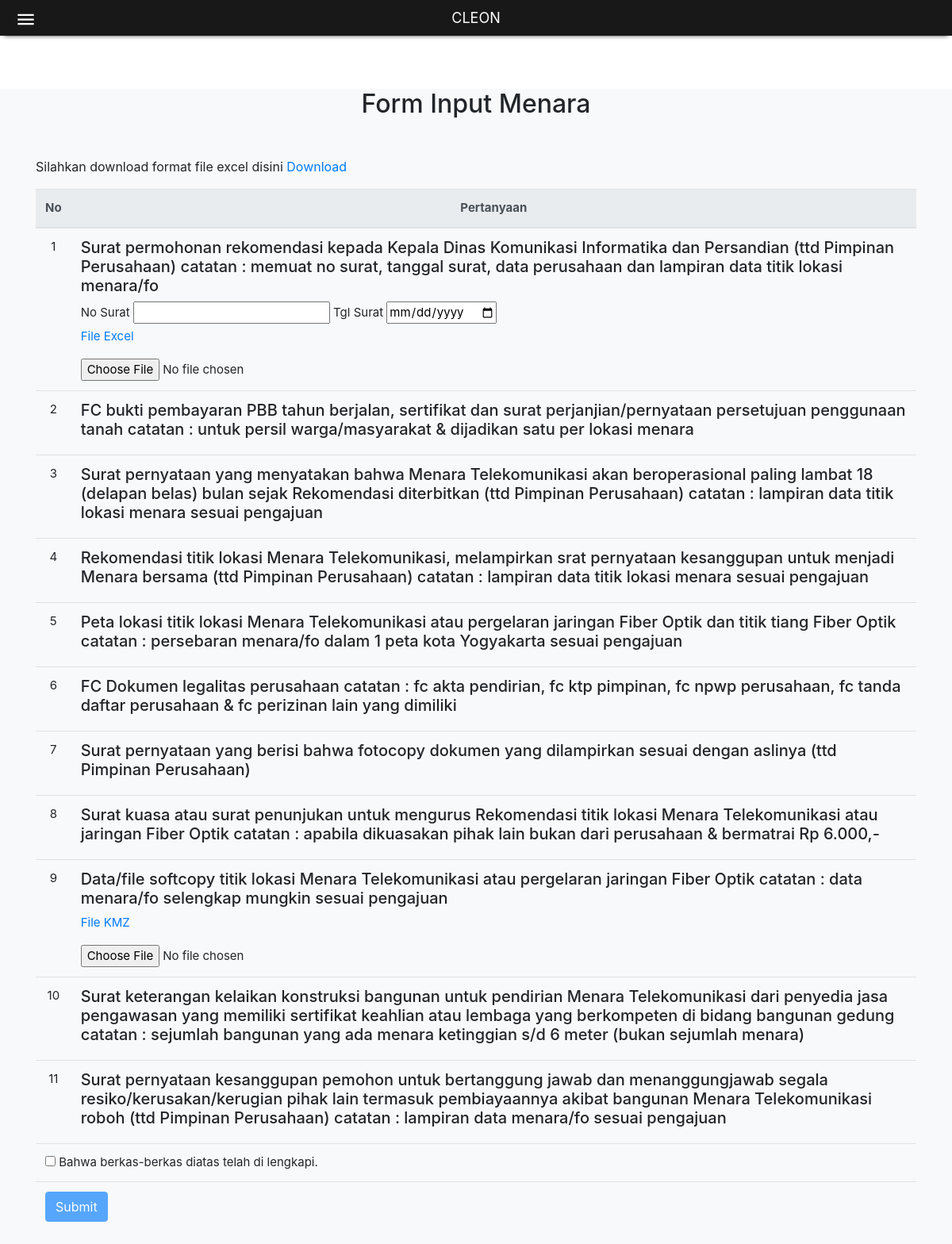
The app's page /user/form_input_lokasi.php (signed in) with its own data.
### tables this page shows
CREATE TABLE `tb_soal` (
  `id` int(11) NOT NULL,
  `soal` text NOT NULL,
  `kategori` enum('menara','fiber optik') NOT NULL,
  `id_tipe` varchar(20) NOT NULL
);

### user/form_input_lokasi.php (the view, shortened to what this page needs)
<?php
include '../koneksi/koneksi.php';
?>
<!DOCTYPE html>
<html lang="en" >
<head>
  <link href="../admin/boostrap/vendor/fontawesome-free/css/all.min.css" rel="stylesheet" type="text/css">
  <link rel="stylesheet" href="../admin/boostrap/leaflet/leaflet.css">
  <link href="../admin/boostrap/vendor/datatables/dataTables.bootstrap4.css" rel="stylesheet">
  <link href="../admin/boostrap/css/sb-admin.css" rel="stylesheet">
  <link rel="stylesheet" href="https://cdnjs.cloudflare.com/ajax/libs/normalize/5.0.0/normalize.min.css">
  <link rel="stylesheet" href="boostrap/dist/style.css">
  <link href="../admin/boostrap/vendor/fontawesome-free/css/all.min.css" rel="stylesheet">
    <link rel="stylesheet" href="https://maxcdn.bootstrapcdn.com/bootstrap/4.0.0/css/bootstrap.min.css">
    <link href="boostrap2/dist/css/smart_wizard.css" rel="stylesheet" type="text/css" />
    <link href="boostrap2/dist/css/smart_wizard_theme_circles.css" rel="stylesheet" type="text/css" />
    <link href="boostrap2/dist/css/smart_wizard_theme_arrows.css" rel="stylesheet" type="text/css" />
    <link href="boostrap2/dist/css/smart_wizard_theme_dots.css" rel="stylesheet" type="text/css" />
</head>
<body>
<nav class="navbar navbar-light bg-light static-top">
<ul class="nav-mobile check">
  <li>CLEON</li>
  <li class="menu-container">
    <label for="menu-toggle" class="menu-button">
      <svg class="icon-open" viewBox="0 0 24 24"><path d="M3 18h18v-2H3v2zm0-5h18v-2H3v2zm0-7v2h18V6H3z"></path></svg>
    </label>
  </li>
</ul>
</nav>
<br /><br />
 <section class="features-icons bg-light" id="input_lokasi">
    <div class="container">
      <h2 class="mb-5 text-center">Form Input Menara</h2>
      <div class="row">
          <div class="container-fluid">
             <form name="myForm" id="myForm" action="" method="post" enctype="multipart/form-data">
            <p>Silahkan download format file excel disini <a href="../Upload.xls" required="">Download</a></p>
        <table class="table">
          <thead class="thead-light">
            <tr>
              <th><center>No</center></th>
              <th><center>Pertanyaan</center></th>
            </tr>
          </thead>
          <tbody>
            <?php
              $query=mysqli_query($config,"SELECT * FROM tb_soal WHERE kategori='menara'");
              $no = 1;
              while($soal=mysqli_fetch_array($query)){
              ?>
            <tr>
              <td><center><?php echo $no++ ?></center></td>
              <td>
                <?php if($soal['id_tipe']==1){?>
                  <h5><?php echo $soal['soal']; ?></h5>
                  <p class="text-primary">File KMZ</p>
                  <input type="file" name="files" required="">
              <?php }elseif($soal['id_tipe']==2){ ?>
                  <h5><?php echo $soal['soal']; ?></h5>
                  <label>No Surat</label>
                  <input type="text" name="no_surat" required="">
                   <label>Tgl Surat</label>
                    <input type="date" name="tgl_surat" required="">
                  <p class="text-primary">File Excel</p>
                  <input type="file" name="file" required="">
              <?php } else{ ?>
              <h5><?php echo $soal['soal'];  ?></h5>
            <?php } ?>
              </td>
            </tr>
          <?php
           }?>
            <tr>
              <td colspan="2"><input type="checkbox" name="soal[]" value="Tidak" title="Tidak" required=""  onchange="document.getElementById('submit').disabled = !this.checked;" <?php  ?>> Bahwa berkas-berkas diatas telah di lengkapi.</td>
            </tr>
            <tr>
              <td colspan="2">
              <button type="submit" class="btn btn-primary" name="submit" id="submit" disabled="true">Submit</button>
              </td>
            </tr>
          </tbody>
        </form>
      </div>
      </div>
    </div>
  </section>
</body>
</html>

### records on screen
tb_soal: soal "Surat permohonan rekomendasi kepada Kepala Dinas Komunikasi Informatika dan Persandian (ttd Pimpinan Perusahaan) catatan : memuat no surat, tanggal surat, data perusahaan dan lampiran data titik lokasi menara/fo"
tb_soal: soal "FC bukti pembayaran PBB tahun berjalan, sertifikat dan surat perjanjian/pernyataan persetujuan penggunaan tanah catatan : untuk persil warga/masyarakat & dijadikan satu per lokasi menara"
tb_soal: soal "Surat pernyataan yang menyatakan bahwa Menara Telekomunikasi akan beroperasional paling lambat 18 (delapan belas) bulan sejak Rekomendasi diterbitkan (ttd Pimpinan Perusahaan) catatan : lampiran data titik lokasi menara sesuai pengajuan"
tb_soal: soal "Rekomendasi titik lokasi Menara Telekomunikasi, melampirkan srat pernyataan kesanggupan untuk menjadi Menara bersama (ttd Pimpinan Perusahaan) catatan : lampiran data titik lokasi menara sesuai pengajuan"
tb_soal: soal "Peta lokasi titik lokasi Menara Telekomunikasi atau pergelaran jaringan Fiber Optik dan titik tiang Fiber Optik catatan : persebaran menara/fo dalam 1 peta kota Yogyakarta sesuai pengajuan"
tb_soal: soal "FC Dokumen legalitas perusahaan catatan : fc akta pendirian, fc ktp pimpinan, fc npwp perusahaan, fc tanda daftar perusahaan & fc perizinan lain yang dimiliki"
tb_soal: soal "Surat pernyataan yang berisi bahwa fotocopy dokumen yang dilampirkan sesuai dengan aslinya (ttd Pimpinan Perusahaan)"
tb_soal: soal "Surat kuasa atau surat penunjukan untuk mengurus Rekomendasi titik lokasi Menara Telekomunikasi atau jaringan Fiber Optik catatan : apabila dikuasakan pihak lain bukan dari perusahaan & bermatrai Rp 6.000,-"
tb_soal: soal "Data/file softcopy titik lokasi Menara Telekomunikasi atau pergelaran jaringan Fiber Optik catatan : data menara/fo selengkap mungkin sesuai pengajuan"
tb_soal: soal "Surat keterangan kelaikan konstruksi bangunan untuk pendirian Menara Telekomunikasi dari penyedia jasa pengawasan yang memiliki sertifikat keahlian atau lembaga yang berkompeten di bidang bangunan gedung catatan : sejumlah bangunan yang ada menara ketinggian s/d 6 meter (bukan sejumlah menara)"
tb_soal: soal "Surat pernyataan kesanggupan pemohon untuk bertanggung jawab dan menanggungjawab segala resiko/kerusakan/kerugian pihak lain termasuk pembiayaannya akibat bangunan Menara Telekomunikasi roboh (ttd Pimpinan Perusahaan) catatan : lampiran data menara/fo sesuai pengajuan"
